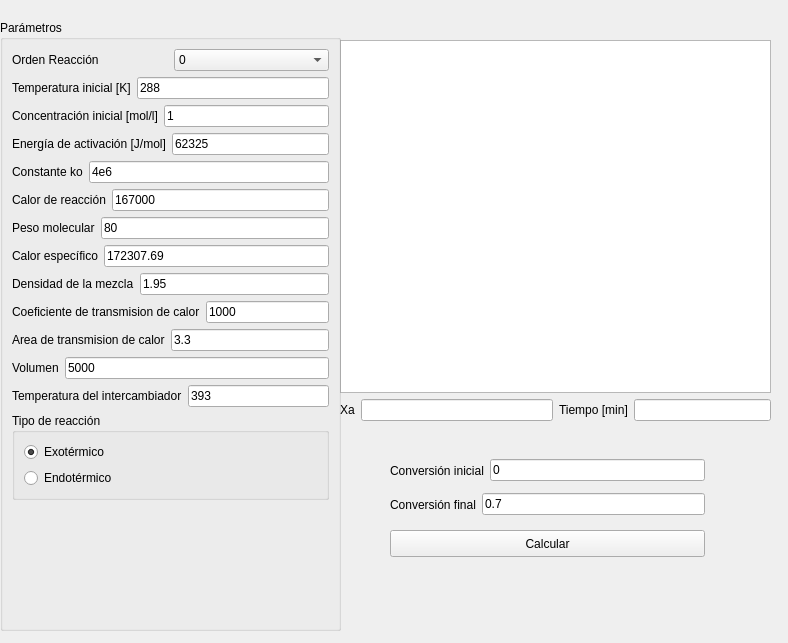
<?xml version="1.0" encoding="UTF-8"?>
<ui version="4.0">
 <class>Form</class>
 <widget class="QWidget" name="Form">
  <property name="geometry">
   <rect>
    <x>0</x>
    <y>0</y>
    <width>788</width>
    <height>643</height>
   </rect>
  </property>
  <property name="windowTitle">
   <string>Form</string>
  </property>
  <widget class="QWidget" name="layoutWidget">
   <property name="geometry">
    <rect>
     <x>340</x>
     <y>40</y>
     <width>431</width>
     <height>381</height>
    </rect>
   </property>
   <layout class="QVBoxLayout" name="verticalLayout_2">
    <item>
     <widget class="PlotWidget" name="plot"/>
    </item>
    <item>
     <layout class="QHBoxLayout" name="horizontalLayout_12">
      <item>
       <layout class="QHBoxLayout" name="horizontalLayout_11">
        <item>
         <widget class="QLabel" name="lb_cao_10">
          <property name="text">
           <string>Xa</string>
          </property>
         </widget>
        </item>
        <item>
         <widget class="QLineEdit" name="lineEdit_5"/>
        </item>
       </layout>
      </item>
      <item>
       <layout class="QHBoxLayout" name="horizontalLayout_3">
        <item>
         <widget class="QLabel" name="lb_cao_2">
          <property name="text">
           <string>Tiempo [min]</string>
          </property>
         </widget>
        </item>
        <item>
         <widget class="QLineEdit" name="lineEdit_2"/>
        </item>
       </layout>
      </item>
     </layout>
    </item>
   </layout>
  </widget>
  <widget class="QGroupBox" name="groupBox_2">
   <property name="geometry">
    <rect>
     <x>0</x>
     <y>20</y>
     <width>341</width>
     <height>611</height>
    </rect>
   </property>
   <property name="title">
    <string>Parámetros</string>
   </property>
   <layout class="QVBoxLayout" name="verticalLayout">
    <item>
     <layout class="QHBoxLayout" name="horizontalLayout_7">
      <item>
       <widget class="QLabel" name="lb_cao_6">
        <property name="text">
         <string>Orden Reacción</string>
        </property>
       </widget>
      </item>
      <item>
       <widget class="QComboBox" name="cb_orden">
        <item>
         <property name="text">
          <string>0</string>
         </property>
        </item>
        <item>
         <property name="text">
          <string>1</string>
         </property>
        </item>
        <item>
         <property name="text">
          <string>2</string>
         </property>
        </item>
       </widget>
      </item>
     </layout>
    </item>
    <item>
     <layout class="QHBoxLayout" name="horizontalLayout_10">
      <item>
       <widget class="QLabel" name="lb_cao_9">
        <property name="text">
         <string>Temperatura inicial [K]</string>
        </property>
       </widget>
      </item>
      <item>
       <widget class="QLineEdit" name="le_temp_ini">
        <property name="text">
         <string>288</string>
        </property>
       </widget>
      </item>
     </layout>
    </item>
    <item>
     <layout class="QHBoxLayout" name="horizontalLayout_6">
      <item>
       <widget class="QLabel" name="lb_cao_5">
        <property name="text">
         <string>Concentración inicial [mol/l]</string>
        </property>
       </widget>
      </item>
      <item>
       <widget class="QLineEdit" name="le_concentracion_ini">
        <property name="text">
         <string>1</string>
        </property>
       </widget>
      </item>
     </layout>
    </item>
    <item>
     <layout class="QHBoxLayout" name="horizontalLayout_5">
      <item>
       <widget class="QLabel" name="lb_cao_4">
        <property name="text">
         <string>Energía de activación [J/mol]</string>
        </property>
       </widget>
      </item>
      <item>
       <widget class="QLineEdit" name="le_ener_act">
        <property name="text">
         <string>62325</string>
        </property>
       </widget>
      </item>
     </layout>
    </item>
    <item>
     <layout class="QHBoxLayout" name="horizontalLayout_8">
      <item>
       <widget class="QLabel" name="lb_cao_7">
        <property name="text">
         <string>Constante ko</string>
        </property>
       </widget>
      </item>
      <item>
       <widget class="QLineEdit" name="le_k">
        <property name="text">
         <string>4e6</string>
        </property>
       </widget>
      </item>
     </layout>
    </item>
    <item>
     <layout class="QHBoxLayout" name="horizontalLayout_9">
      <item>
       <widget class="QLabel" name="lb_cao_8">
        <property name="text">
         <string>Calor de reacción</string>
        </property>
       </widget>
      </item>
      <item>
       <widget class="QLineEdit" name="le_calor_reaccion">
        <property name="text">
         <string>167000</string>
        </property>
       </widget>
      </item>
     </layout>
    </item>
    <item>
     <layout class="QHBoxLayout" name="horizontalLayout_13">
      <item>
       <widget class="QLabel" name="lb_cao_11">
        <property name="text">
         <string>Peso molecular</string>
        </property>
       </widget>
      </item>
      <item>
       <widget class="QLineEdit" name="le_peso_molecular">
        <property name="text">
         <string>80</string>
        </property>
       </widget>
      </item>
     </layout>
    </item>
    <item>
     <layout class="QHBoxLayout" name="horizontalLayout_14">
      <item>
       <widget class="QLabel" name="lb_cao_12">
        <property name="text">
         <string>Calor específico</string>
        </property>
       </widget>
      </item>
      <item>
       <widget class="QLineEdit" name="le_calor_especifico">
        <property name="text">
         <string>172307.69</string>
        </property>
       </widget>
      </item>
     </layout>
    </item>
    <item>
     <layout class="QHBoxLayout" name="horizontalLayout_15">
      <item>
       <widget class="QLabel" name="lb_cao_13">
        <property name="text">
         <string>Densidad de la mezcla</string>
        </property>
       </widget>
      </item>
      <item>
       <widget class="QLineEdit" name="le_densidad">
        <property name="text">
         <string>1.95</string>
        </property>
       </widget>
      </item>
     </layout>
    </item>
    <item>
     <layout class="QHBoxLayout" name="horizontalLayout_16">
      <item>
       <widget class="QLabel" name="lb_cao_14">
        <property name="text">
         <string>Coeficiente de transmision de calor</string>
        </property>
       </widget>
      </item>
      <item>
       <widget class="QLineEdit" name="le_coef_transmision">
        <property name="text">
         <string>1000</string>
        </property>
       </widget>
      </item>
     </layout>
    </item>
    <item>
     <layout class="QHBoxLayout" name="horizontalLayout_29">
      <item>
       <widget class="QLabel" name="lb_cao_27">
        <property name="text">
         <string>Area de transmision de calor</string>
        </property>
       </widget>
      </item>
      <item>
       <widget class="QLineEdit" name="le_area">
        <property name="text">
         <string>3.3</string>
        </property>
       </widget>
      </item>
     </layout>
    </item>
    <item>
     <layout class="QHBoxLayout" name="horizontalLayout_30">
      <item>
       <widget class="QLabel" name="lb_cao_28">
        <property name="text">
         <string>Volumen</string>
        </property>
       </widget>
      </item>
      <item>
       <widget class="QLineEdit" name="le_volumen">
        <property name="text">
         <string>5000</string>
        </property>
       </widget>
      </item>
     </layout>
    </item>
    <item>
     <layout class="QHBoxLayout" name="horizontalLayout_45">
      <item>
       <widget class="QLabel" name="lb_cao_43">
        <property name="text">
         <string>Temperatura del intercambiador</string>
        </property>
       </widget>
      </item>
      <item>
       <widget class="QLineEdit" name="le_temp_int">
        <property name="text">
         <string>393</string>
        </property>
       </widget>
      </item>
     </layout>
    </item>
    <item>
     <widget class="QGroupBox" name="groupBox">
      <property name="title">
       <string>Tipo de reacción</string>
      </property>
      <layout class="QVBoxLayout" name="verticalLayout_3">
       <item>
        <widget class="QRadioButton" name="rb_exo">
         <property name="text">
          <string>Exotérmico</string>
         </property>
         <property name="checked">
          <bool>true</bool>
         </property>
        </widget>
       </item>
       <item>
        <widget class="QRadioButton" name="rb_endo">
         <property name="text">
          <string>Endotérmico</string>
         </property>
        </widget>
       </item>
      </layout>
     </widget>
    </item>
    <item>
     <spacer name="verticalSpacer_3">
      <property name="orientation">
       <enum>Qt::Vertical</enum>
      </property>
      <property name="sizeHint" stdset="0">
       <size>
        <width>20</width>
        <height>40</height>
       </size>
      </property>
     </spacer>
    </item>
   </layout>
  </widget>
  <widget class="QWidget" name="layoutWidget">
   <property name="geometry">
    <rect>
     <x>390</x>
     <y>490</y>
     <width>315</width>
     <height>29</height>
    </rect>
   </property>
   <layout class="QHBoxLayout" name="horizontalLayout_2">
    <item>
     <widget class="QLabel" name="lb_cao">
      <property name="text">
       <string>Conversión final</string>
      </property>
     </widget>
    </item>
    <item>
     <widget class="QLineEdit" name="le_conv_fin">
      <property name="text">
       <string>0.7</string>
      </property>
     </widget>
    </item>
   </layout>
  </widget>
  <widget class="QWidget" name="layoutWidget">
   <property name="geometry">
    <rect>
     <x>390</x>
     <y>456</y>
     <width>315</width>
     <height>29</height>
    </rect>
   </property>
   <layout class="QHBoxLayout" name="horizontalLayout_4">
    <item>
     <widget class="QLabel" name="lb_cao_3">
      <property name="text">
       <string>Conversión inicial</string>
      </property>
     </widget>
    </item>
    <item>
     <widget class="QLineEdit" name="le_conv_ini">
      <property name="text">
       <string>0</string>
      </property>
     </widget>
    </item>
   </layout>
  </widget>
  <widget class="QPushButton" name="btn_calcular">
   <property name="geometry">
    <rect>
     <x>390</x>
     <y>530</y>
     <width>315</width>
     <height>27</height>
    </rect>
   </property>
   <property name="text">
    <string>Calcular</string>
   </property>
  </widget>
 </widget>
 <customwidgets>
  <customwidget>
   <class>PlotWidget</class>
   <extends>QGraphicsView</extends>
   <header>pyqtgraph</header>
  </customwidget>
 </customwidgets>
 <resources/>
 <connections/>
</ui>
